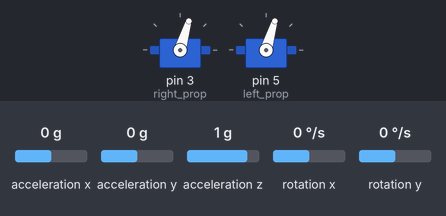
A sketch run on a simulated Arduino Uno, built with avr-gcc and run on an emulated ATmega328P. Shown: 2 × servo. Wiring (inferred from the names in the program): MPU-6050 motion sensor at I2C address 0x68. The test bench sets the inputs (shaded band); at power-on: acceleration x 0 g, rotation y 0 °/s, acceleration z 1 g, acceleration y 0 g, rotation x 0 °/s.

Above: at 8.2 s.
8.3 s: acceleration x set to -1.4 g
At 8.46 s:
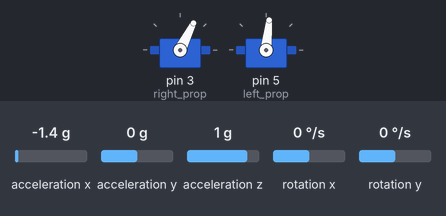
10.2 s: rotation y set to 192 °/s
13.2 s: acceleration x set to 1.4 g
16.2 s: acceleration z set to 0 g
At 16.73 s:
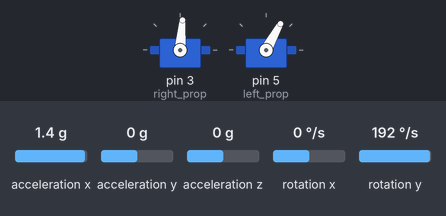
19.2 s: acceleration x set to 0 g
At 19.9 s:
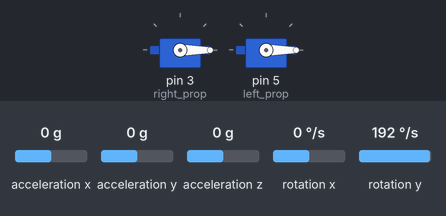
Timing chart, 0 to 21.7 s (numbered marks = the images above; inputs shaded):
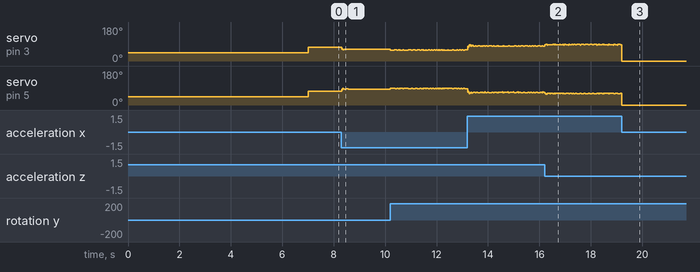

The sketch:

code4_p.ino
```cpp
#include <Wire.h>
#include <Servo.h>


Servo right_prop;
Servo left_prop;

/*==El sensor MP605 le brinda datos de 16 bits,
por lo que se debe crear constantes 16int para
almacenar los datos==*/

int16_t Acc_rawX, Acc_rawY, Acc_rawZ,Gyr_rawX, Gyr_rawY, Gyr_rawZ;


float Acceleration_angle[2];
float Gyro_angle[2];
float Total_angle[2];


float elapsedTime, time, timePrev;
int i;
float rad_to_deg = 180/3.141592654;

float PID, pwmLeft, pwmRight, error, previous_error;
float pid_p=0;
float pid_i=0;
float pid_d=0;

/////////////////PID CONTANTES/////////////////
double kp=2;//2.005
double ki=0.00;//0.001
double kd=0.295;//0.295
///////////////////////////////////////////////

double throttle=1300; //Valor inicial del acelerador para los motores
float desired_angle = 0; //Angulo donde se quiere el equilibrio de la barra


void setup() {
  Wire.begin(); //se inicia la comunicacion por cable
  Wire.beginTransmission(0x68);
  Wire.write(0x6B);
  Wire.write(0);
  Wire.endTransmission(true);
  Serial.begin(250000);
  right_prop.attach(3); //Conectar motor derecho en pin 3
  left_prop.attach(5);  //Conectar motor izquierdo en pin 5

  time = millis(); //Start counting time in milliseconds
  /*Para poner en marcha los ESC tenemos que enviarles
   un valor mínimo de PWM antes de conectar la batería.
   De lo contrario, los ESC no se iniciarán ni entrarán
   en el modo de configuración.El valor mínimo es 1000us
   y el máximo es 2000us, ¡RECUERDA!*/

  left_prop.writeMicroseconds(1000);
  right_prop.writeMicroseconds(1000);
  delay(7000); /*Tiempo para dar tiempo de encender la
                 fuente*/
}//end of setup void

void loop() {

/////////////////////////////I M U/////////////////////////////////////
    timePrev = time;  // El tiempo anterior se almacena antes del tiempo real leído
    time = millis();  // Tiempo real leído
    elapsedTime = (time - timePrev) / 1000;

  /*El timeStep es el tiempo transcurrido desde el ciclo anterior.
    Este es el valor que usamos en las fórmulas como "tiempo transcurrido"
    en segundos. Trabajamos en ms, así que tenemos que dividir el valor entre 1000.
    para obtener segundos*/

  /*Lea los valores que da el acelerómetro.
  Sabemos que la dirección esclava de esta
  IMU es 0x68 en hexadecimal. Para eso en
  las funciones RequestFrom y beginTransmission se tuvo
  que poner este valor.*/

     Wire.beginTransmission(0x68);
     Wire.write(0x3B); //Ask for the 0x3B register- correspond to AcX
     Wire.endTransmission(false);
     Wire.requestFrom(0x68,6,true);

   /*Se solicito el registro 0x3B.
   La IMU enviará un mensaje de registro.
   La cantidad de registro para leer se
   especifica en la función requestFrom.
   En este caso solicitamos 6 registros.
   Cada valor de aceleración se compone
   de dos registros de 8 bits, valores
   bajos y valores altos. Para eso
   pedimos los 6 de ellos y
   simplemente hacemos la suma de cada
   par. Para se desplazo hacia
   la izquierda el registro de valores
   altos (<<) y hacemos una operación
   o (|) para sumar los valores bajos.*/

     Acc_rawX=Wire.read()<<8|Wire.read(); //cada valor necesita dos registros
     Acc_rawY=Wire.read()<<8|Wire.read();
     Acc_rawZ=Wire.read()<<8|Wire.read();


    /*///Esta es la parte en la que necesitas calcular los ángulos usando las ecuaciones de Euler.///
     Para obtener los valores de aceleración en unidades "g"
     primero se dividio los valores brutos que acabamosde leer
     por 16384.0 porque ese es el valor que nos da la hoja
     de datos MPU6050. A continuación, se calculo el valor
     de radianes a grados dividiendo 180º por el número PI
     que es 3.141592654 y almacenar este valor en la variable
     rad_to_deg. Para no tener que calcular este valor en cada
     ciclo, lo hemos hecho solo una vez antes de la anulación
     de la configuración.
    */

    /*Ahora podemos aplicar la fórmula de Euler.
        El atan calculará el arcotangente.
        El pow (a, b) elevará el valor a al poder b.
        Y finalmente la función sqrt calculará el
        cuadrado de la raíz.*/


     /*---X---*/
     Acceleration_angle[0] = atan((Acc_rawY/16384.0)/sqrt(pow((Acc_rawX/16384.0),2) + pow((Acc_rawZ/16384.0),2)))*rad_to_deg;


     /*---Y---*/
     Acceleration_angle[1] = atan(-1*(Acc_rawX/16384.0)/sqrt(pow((Acc_rawY/16384.0),2) + pow((Acc_rawZ/16384.0),2)))*rad_to_deg;


   /*leeimos los datos de Gyro de la misma manera que
   los datos de Acc. La dirección de los datos del
   giróscopo comienza en 0x43. Podemos ver estas
   direcciones si miramos el mapa de registro del MPU6050.
   En este caso, solicitamos solo 4 valores. No queremos
   el giróscopo para el eje Z.*/

   Wire.beginTransmission(0x68);
   Wire.write(0x43); //Primera dirección de datos del giróscopo
   Wire.endTransmission(false);
   Wire.requestFrom(0x68,4,true); //Solo 4 registros

   Gyr_rawX=Wire.read()<<8|Wire.read(); //Una vez más cambiamos y sumamos
   Gyr_rawY=Wire.read()<<8|Wire.read();

   /*Ahora, para obtener los datos del giróscopo en grados / segundos,
   tenemos que dividir primero el valor sin procesar por 131 porque
   ese es el valor que nos da la hoja de datos.*/

   /*---X---*/
   Gyro_angle[0] = Gyr_rawX/131.0;
   /*---Y---*/
   Gyro_angle[1] = Gyr_rawY/131.0;

   /*Para obtener grados tubimos que multiplicar
   el valor de grados / segundos * por el tiempo transcurrido *.
   Finalmente se pudo aplicar el filtro final donde sumamos la
   parte de aceleración que afecta los ángulos y por supuesto
   multiplicamos por 0.98*/

   /*---Ángulo del eje X---*/
   Total_angle[0] = 0.98 *(Total_angle[0] + Gyro_angle[0]*elapsedTime) + 0.02*Acceleration_angle[0];
   /*---Ángulo del eje Y---*/
   Total_angle[1] = 0.98 *(Total_angle[1] + Gyro_angle[1]*elapsedTime) + 0.02*Acceleration_angle[1];

   /*Ahora tenemos nuestros ángulos en grados y valores de -10º a 100º aprox.*/
    //Serial.println(Total_angle[1]);


/*///////////////////////////P I D///////////////////////////////////*/
/*Para el equilibrio se uso solo un eje. se elegió
  el ángulo x para implementar el PID. Eso significa
  que el eje x de la IMU tiene que ser paralelo al equilibrio*/

/*Primero se calculo el error entre el ángulo deseado
  y el ángulo medido real*/
error = Total_angle[1] - desired_angle;

/*A continuación, el valor proporcional del PID es solo
una constante proporcional multiplicada por el error*/

pid_p = kp*error;

/*La parte integral solo debe actuar si estamos cerca
  de la posición deseada pero queremos afinar el error.
  Por eso hice una operación if para un error entre -2 y 2 grados.
  Para integrar, simplemente sumamos el valor integral
  anterior con el error multiplicado por la constante
  integral. Esto integrará (aumentará) el valor de cada
  bucle hasta que alcancemos el punto 0*/

if(-3 <error <3)
{
  pid_i = pid_i+(ki*error);
}

/*La última parte es la derivada. La derivada actúa sobre
la velocidad del error. Como sabemos, la velocidad es la
cantidad de error que se produce en una determinada cantidad
de tiempo dividida por ese tiempo. Para eso usaremos una
variable llamada error_previo. Restamos ese valor del error
real y lo dividimos todo por el tiempo transcurrido.
Finalmente multiplicamos el resultado por la constante derivada*/

pid_d = kd*((error - previous_error)/elapsedTime);

/*Los valores finales de PID son la suma de cada una de estas 3 partes*/
PID = pid_p + pid_i + pid_d;

/*Sabemos que el valor mínimo de la señal PWM es 1000us y el máximo es 2000.
Entonces eso nos dice que el valor PID puede oscilar más de -1000 y 1000
porque cuando tenemos un valor de 2000us el valor máximo que podríamos extraer
es 1000 y cuando tenemos un valor de 1000us para el sihnal PWM, el valor
máximo que podríamos sumar es 1000 para alcanzar el máximo de 2000us*/

if(PID < -1000)
{
  PID=-1000;
}
if(PID > 1000)
{
  PID=1000;
}

/*Finnaly we calculate the PWM width. We sum the desired throttle and the PID value*/
pwmLeft = throttle + PID;
pwmRight = throttle - PID;


/*Once again we map the PWM values to be sure that we won't pass the min
and max values. Yes, we've already maped the PID values. But for example, for
throttle value of 1300, if we sum the max PID value we would have 2300us and
that will mess up the ESC.*/
//Right
if(pwmRight < 1000)
{
  pwmRight= 1000;
}
if(pwmRight > 2000)
{
  pwmRight=2000;
}
//Left
if(pwmLeft < 1000)
{
  pwmLeft= 1000;
}
if(pwmLeft > 2000)
{
  pwmLeft=2000;
}

/*Finnaly using the servo function we create the PWM pulses with the calculated
width for each pulse*/
left_prop.writeMicroseconds(pwmLeft);
right_prop.writeMicroseconds(pwmRight);
previous_error = error; //Remember to store the previous error.

}//end of loop void
```

Measured:
- after the input at 8.3 s, servo on pin 5 (left_prop): 73° → 84° at once, → 85° 0.16 s later, → 84° 0.10 s later
